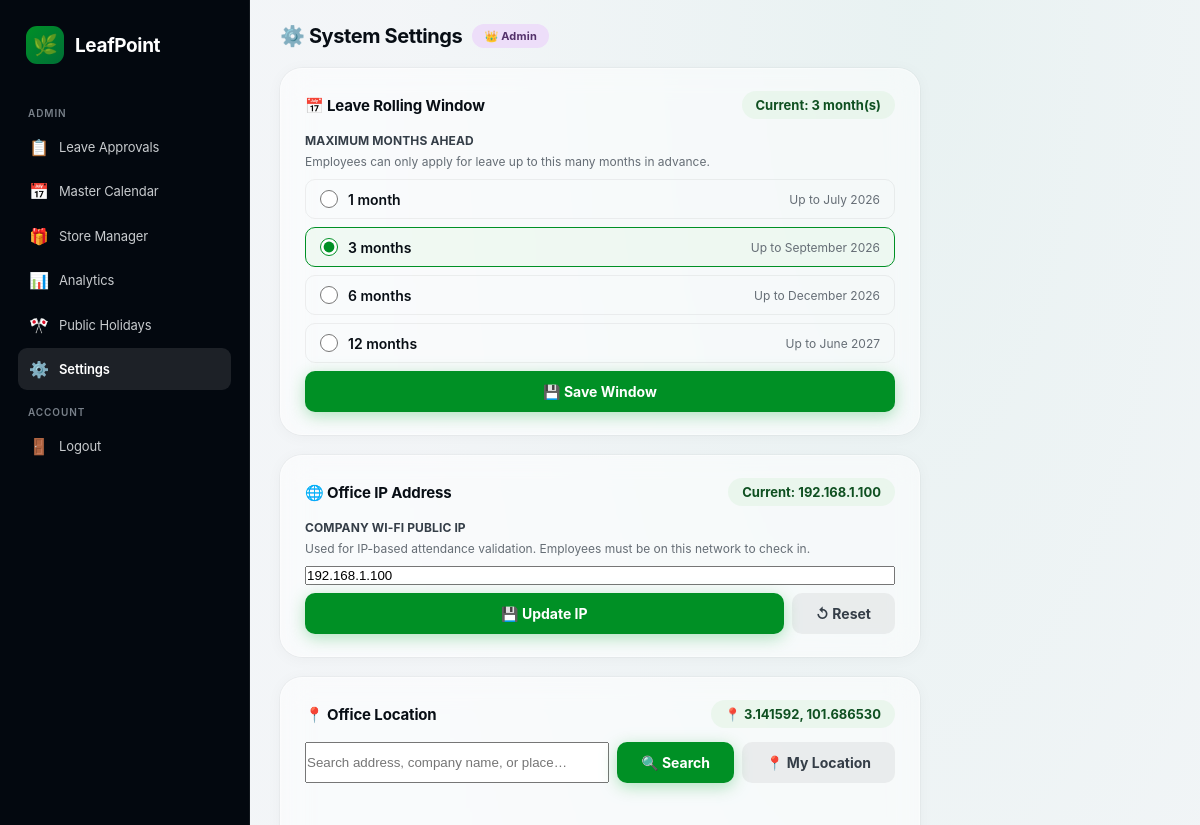
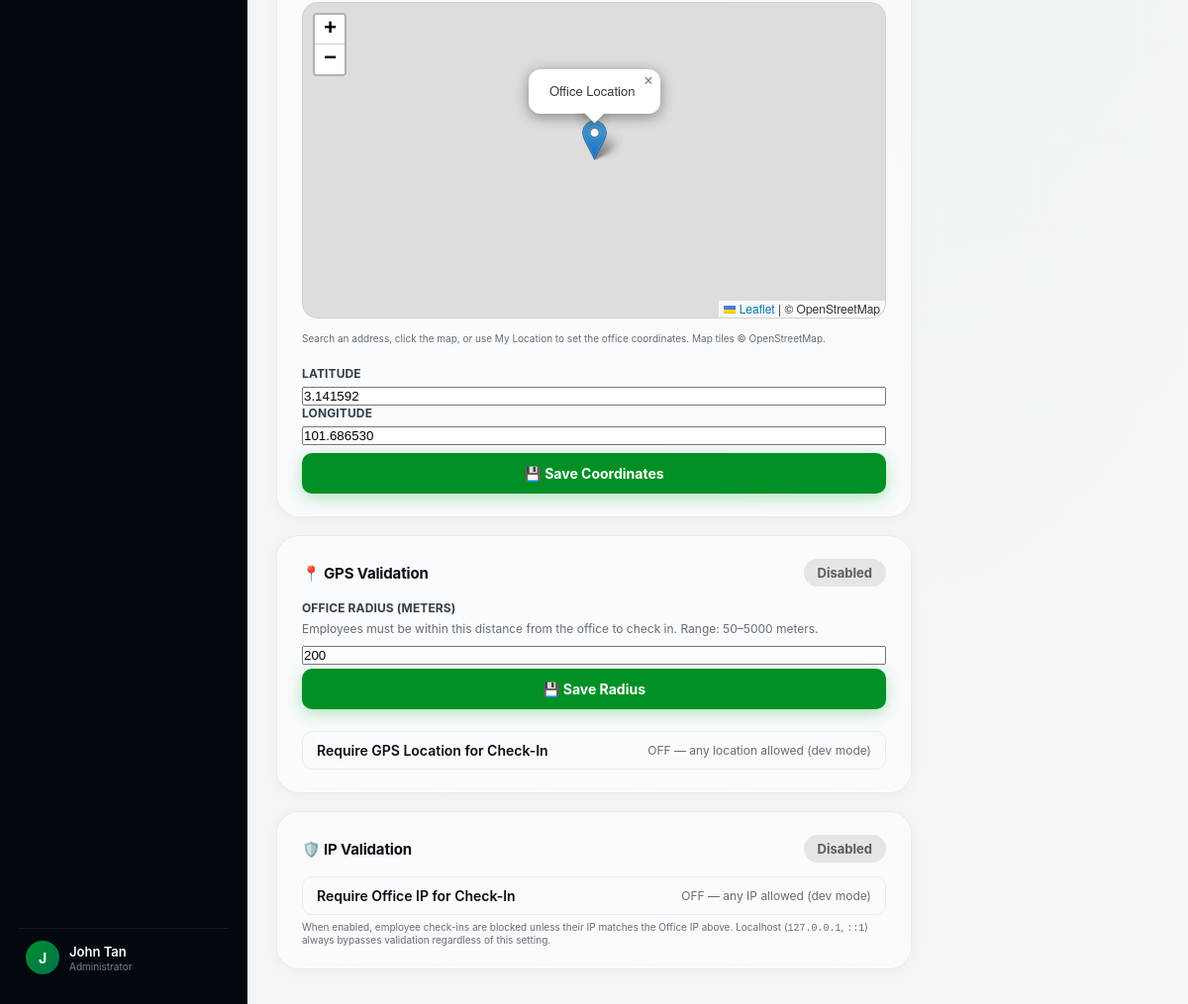
/Boss/settings.php (signed in), run on the app's committed database (2 pictures, top to bottom).
### tables this page shows
CREATE TABLE `system_settings` (
    `id` INT AUTO_INCREMENT PRIMARY KEY,
    `setting_key` VARCHAR(50) NOT NULL UNIQUE,
    `setting_value` VARCHAR(255) NOT NULL,
    `description` VARCHAR(255) NULL
);

### Boss/settings.php (the view, shortened to what this page needs)
<?php
require_once '../db.php';
$stmt = $pdo->query("SELECT setting_value FROM system_settings WHERE setting_key = 'leave_rolling_months'");
$current_rolling = (int)($stmt->fetchColumn() ?: 3);
$stmt = $pdo->query("SELECT setting_value FROM system_settings WHERE setting_key = 'office_ip'");
$current_ip = $stmt->fetchColumn() ?: '192.168.1.100';
$stmt = $pdo->query("SELECT setting_value FROM system_settings WHERE setting_key = 'office_lat'");
$current_lat = $stmt->fetchColumn() ?: '3.141592';
$stmt = $pdo->query("SELECT setting_value FROM system_settings WHERE setting_key = 'office_lng'");
$current_lng = $stmt->fetchColumn() ?: '101.686530';
$stmt = $pdo->query("SELECT setting_value FROM system_settings WHERE setting_key = 'office_radius'");
$current_radius = (int)($stmt->fetchColumn() ?: 200);
$stmt = $pdo->query("SELECT setting_value FROM system_settings WHERE setting_key = 'enable_ip_validation'");
$ip_validation_enabled = (int)($stmt->fetchColumn() ?: 0);
$stmt = $pdo->query("SELECT setting_value FROM system_settings WHERE setting_key = 'enable_gps_validation'");
$gps_validation_enabled = (int)($stmt->fetchColumn() ?: 0);
?>
<!doctype html>
<html lang="en">
<head>
</head>
<body>
  <div class="app">
    <?php include 'boss_sidebar.php'; ?>
    <main class="main">
      <div class="main-inner">
        <header class="topbar">
          <span class="title">⚙️ System Settings</span>
          <span class="admin-badge">👑 Admin</span>
        </header>
        <section class="card">
          <div class="card-header">
            <span class="card-title">📅 Leave Rolling Window</span>
            <span class="current-value">Current: <?= $current_rolling ?> month(s)</span>
          </div>
          <form method="POST">
            <div class="form-group">
              <label class="form-label">Maximum Months Ahead</label>
              <p style="font-size:12px;color:var(--muted);margin-bottom:4px;">Employees can only apply for leave up to this many months in advance.</p>
              <div class="radio-group" id="radio-group">
                <?php foreach ([1, 3, 6, 12] as $m): ?>
                <label class="radio-item <?= $current_rolling === $m ? 'selected' : '' ?>">
                  <input type="radio" name="leave_rolling_months" value="<?= $m ?>" <?= $current_rolling === $m ? 'checked' : '' ?>>
                  <span class="ri-label"><?= $m ?> month<?= $m > 1 ? 's' : '' ?></span>
                  <span class="ri-desc">Up to <?= date('F Y', strtotime("+{$m} months")) ?></span>
                </label>
                <?php endforeach; ?>
              </div>
            </div>
            <button type="submit" name="save_leave" class="btn btn-primary" style="width:100%;margin-top:8px;">💾 Save Window</button>
          </form>
        </section>
        <section class="card">
          <div class="card-header">
            <span class="card-title">🌐 Office IP Address</span>
            <span class="current-value">Current: <?= htmlspecialchars($current_ip) ?></span>
          </div>
          <form method="POST">
            <div class="form-group">
              <label class="form-label">Company Wi-Fi Public IP</label>
              <p style="font-size:12px;color:var(--muted);margin-bottom:4px;">Used for IP-based attendance validation. Employees must be on this network to check in.</p>
              <input type="text" name="office_ip" class="form-input"
                     value="<?= htmlspecialchars($current_ip) ?>"
                     placeholder="e.g. 192.168.1.100"
                     pattern="^(\d{1,3}\.){3}\d{1,3}$"
                     title="Enter a valid IPv4 address (e.g. 192.168.1.100)"
                     required>
            </div>
            <div style="display:flex;gap:8px;margin-top:8px;">
              <button type="submit" name="save_ip" class="btn btn-primary" style="flex:1;">💾 Update IP</button>
              <button type="button" class="btn" style="background:var(--border-subtle);color:var(--fg-secondary);"
                      onclick="document.querySelector('[name=office_ip]').value = '<?= htmlspecialchars($current_ip) ?>';">↺ Reset</button>
            </div>
          </form>
        </section>
        <section class="card">
          <div class="card-header">
            <span class="card-title">📍 Office Location</span>
            <span class="current-value">📍 <?= htmlspecialchars($current_lat) ?>, <?= htmlspecialchars($current_lng) ?></span>
          </div>
          <link rel="stylesheet" href="https://unpkg.com/leaflet@1.9.4/dist/leaflet.css" />
          <div style="display:flex;gap:8px;">
            <input type="text" id="search-input" class="form-input" placeholder="Search address, company name, or place…" style="flex:1;">
            <button type="button" id="search-btn" class="btn btn-primary" style="white-space:nowrap;">🔍 Search</button>
            <button type="button" id="locate-btn" class="btn" style="background:var(--border-subtle);color:var(--fg-secondary);white-space:nowrap;" title="Use my current location">📍 My Location</button>
          </div>
          <div id="search-status" style="font-size:11px;color:var(--muted);min-height:16px;"></div>
          <div id="map" style="height:320px;border-radius:var(--radius-md);border:1.5px solid var(--border-subtle);z-index:1;"></div>
          <p style="font-size:10px;color:var(--muted);">Search an address, click the map, or use My Location to set the office coordinates. Map tiles © OpenStreetMap.</p>
          <form method="POST" id="gps-form">
            <div class="form-row" style="margin-top:8px;">
              <div class="form-group">
                <label class="form-label">Latitude</label>
                <input type="text" class="form-input" id="lat-display" value="<?= htmlspecialchars($current_lat) ?>" readonly>
              </div>
              <div class="form-group">
                <label class="form-label">Longitude</label>
                <input type="text" class="form-input" id="lng-display" value="<?= htmlspecialchars($current_lng) ?>" readonly>
              </div>
            </div>
            <button type="submit" name="save_gps" class="btn btn-primary" style="width:100%;margin-top:8px;">💾 Save Coordinates</button>
          </form>
        </section>
        <section class="card">
          <div class="card-header">
            <span class="card-title">📍 GPS Validation</span>
            <span class="current-value" style="background:<?= $gps_validation_enabled ? 'oklch(92% 0.06 148)' : 'oklch(92% 0.003 250)' ?>;color:<?= $gps_validation_enabled ? 'oklch(36% 0.1 148)' : 'oklch(48% 0.005 250)' ?>;"><?= $gps_validation_enabled ? 'Enabled' : 'Disabled' ?></span>
          </div>
          <form method="POST">
            <div class="form-group">
              <label class="form-label">Office Radius (meters)</label>
              <p style="font-size:12px;color:var(--muted);margin-bottom:4px;">Employees must be within this distance from the office to check in. Range: 50–5000 meters.</p>
              <input type="number" name="office_radius" class="form-input" value="<?= $current_radius ?>" min="50" max="5000" required>
            </div>
            <button type="submit" name="save_radius" class="btn btn-primary" style="width:100%;margin-top:4px;">💾 Save Radius</button>
          </form>
          <form method="POST" style="margin-top:8px;">
            <label class="radio-item <?= $gps_validation_enabled ? 'selected' : '' ?>" style="cursor:pointer;">
              <span class="ri-label" style="flex:1;">Require GPS Location for Check-In</span>
              <span class="ri-desc"><?= $gps_validation_enabled ? 'ON — employees must be within ' . $current_radius . 'm' : 'OFF — any location allowed (dev mode)' ?></span>
            </label>
          </form>
        </section>
        <section class="card">
          <div class="card-header">
            <span class="card-title">🛡️ IP Validation</span>
            <span class="current-value" style="background:<?= $ip_validation_enabled ? 'oklch(92% 0.06 148)' : 'oklch(92% 0.003 250)' ?>;color:<?= $ip_validation_enabled ? 'oklch(36% 0.1 148)' : 'oklch(48% 0.005 250)' ?>;"><?= $ip_validation_enabled ? 'Enabled' : 'Disabled' ?></span>
          </div>
          <form method="POST">
            <label class="radio-item <?= $ip_validation_enabled ? 'selected' : '' ?>" style="cursor:pointer;">
              <span class="ri-label" style="flex:1;">Require Office IP for Check-In</span>
              <span class="ri-desc"><?= $ip_validation_enabled ? 'ON — employees must be on office WiFi' : 'OFF — any IP allowed (dev mode)' ?></span>
            </label>
            <p style="font-size:10px;color:var(--muted);margin-top:6px;">
              When enabled, employee check-ins are blocked unless their IP matches the Office IP above.
              Localhost (<code>127.0.0.1</code>, <code>::1</code>) always bypasses validation regardless of this setting.
            </p>
          </form>
        </section>
      </div>
    </main>
  </div>
</body>
</html>

### Boss/settings.php (style rules this page uses)
:root { --bg: oklch(96.5% 0.006 245); --bg-gradient: radial-gradient(ellipse at 70% 0%, oklch(90% 0.04 170 / 0.18), oklch(97% 0.004 245) 55%); --surface-glass: rgba(255, 255, 255, 0.52); --surface-glass-hover: rgba(255, 255, 255, 0.72); --surface-solid: #ffffff; --fg: oklch(16% 0.018 252); --fg-secondary: oklch(36% 0.022 250); --muted: oklch(53% 0.016 250); --border-glass: rgba(255, 255, 255, 0.38); --border-subtle: rgba(0, 0, 0, 0.055); --accent: oklch(56% 0.19 148); --accent-soft: oklch(74% 0.14 148); --accent-dark: oklch(48% 0.16 148); --accent-glow: oklch(62% 0.21 148 / 0.3); --gold: oklch(70% 0.19 82); --green-status: oklch(58% 0.17 142); --red-status: oklch(53% 0.22 22); --blue-info: oklch(56% 0.16 255); --sidebar-bg: oklch(13% 0.02 252); --sidebar-fg: oklch(84% 0.006 250); --sidebar-muted: oklch(60% 0.016 250); --radius-sm: 10px; --radius-md: 16px; --radius-lg: 22px; --shadow-card: 0 2px 16px rgba(0,0,0,0.04), 0 0 0 1px rgba(0,0,0,0.03); --shadow-card-hover: 0 6px 28px rgba(0,0,0,0.07), 0 0 0 1px rgba(0,0,0,0.04); --font-display: -apple-system, BlinkMacSystemFont, 'SF Pro Display', system-ui, sans-serif; --font-body: -apple-system, BlinkMacSystemFont, 'SF Pro Text', system-ui, sans-serif; --font-mono: 'SF Mono', ui-monospace, 'JetBrains Mono', Menlo, monospace; }
* { box-sizing: border-box; margin: 0; padding: 0; }
html, body { width: 100%; height: 100%; font-family: var(--font-body); color: var(--fg); background: var(--bg); -webkit-font-smoothing: antialiased; overflow: hidden; }
.app { display: flex; height: 100vh; width: 100%; }
.main { flex: 1; overflow-y: auto; overflow-x: hidden; background: var(--bg-gradient); display: flex; flex-direction: column; }
.main-inner { padding: 24px 30px 36px; display: flex; flex-direction: column; gap: 20px; max-width: 700px; width: 100%; }
.topbar { display: flex; align-items: center; gap: 10px; }
.topbar .title { font-family: var(--font-display); font-size: 20px; font-weight: 700; letter-spacing: -0.02em; }
.topbar .admin-badge { display: inline-flex; align-items: center; gap: 5px; padding: 5px 12px; border-radius: 999px; font-size: 11px; font-weight: 700; letter-spacing: 0.02em; background: oklch(92% 0.04 310); color: oklch(38% 0.1 310); white-space: nowrap; }
.card { background: var(--surface-glass); backdrop-filter: blur(14px); -webkit-backdrop-filter: blur(14px); border: 1px solid var(--border-glass); border-radius: var(--radius-lg); box-shadow: var(--shadow-card); padding: 22px 24px; display: flex; flex-direction: column; gap: 14px; transition: box-shadow 0.2s, background 0.2s; }
.card-header { display: flex; align-items: center; justify-content: space-between; gap: 10px; }
.card-title { font-family: var(--font-display); font-size: 15px; font-weight: 700; letter-spacing: -0.01em; }
.form-group { display: flex; flex-direction: column; gap: 6px; }
.form-label { font-size: 12px; font-weight: 700; color: var(--fg-secondary); text-transform: uppercase; letter-spacing: 0.01em; }
.radio-group { display: flex; flex-direction: column; gap: 8px; }
.radio-item { display: flex; align-items: center; gap: 10px; padding: 10px 14px; border-radius: var(--radius-sm); border: 1.5px solid var(--border-subtle); cursor: pointer; transition: all 0.15s; }
.radio-item.selected { border-color: var(--accent); background: oklch(94% 0.04 148 / 0.3); }
.radio-item input[type="radio"] { accent-color: var(--accent); width: 18px; height: 18px; cursor: pointer; }
.radio-item .ri-label { font-weight: 600; font-size: 14px; color: var(--fg); }
.radio-item .ri-desc { font-size: 12px; color: var(--muted); margin-left: auto; }
.current-value { display: inline-flex; align-items: center; gap: 6px; padding: 6px 14px; border-radius: 999px; font-size: 13px; font-weight: 700; background: oklch(93% 0.04 148 / 0.4); color: oklch(38% 0.1 148); }
.btn { padding: 12px 24px; border: none; border-radius: var(--radius-sm); font-family: var(--font-body); font-size: 14px; font-weight: 700; cursor: pointer; transition: all 0.2s; }
.btn-primary { background: var(--accent); color: #fff; box-shadow: 0 4px 16px var(--accent-glow); }

### data on the page
system_settings: setting_value "3", setting_value "☐ 1 month Up to July 2026", setting_value "☑ 3 months Up to September 2026", setting_value "☐ 6 months Up to December 2026", setting_value "☐ 12 months Up to June 2027"
system_settings: setting_value "192.168.1.100", office_ip "192.168.1.100"
system_settings: setting_value "3.141592"
system_settings: setting_value "101.686530"
system_settings: office_radius "200"

### other printed values
$item['icon'] "📋"
$item['label'] "Leave Approvals"
$item['icon'] "📅"
$item['label'] "Master Calendar"
$item['icon'] "🎁"
$item['label'] "Store Manager"
$item['icon'] "📊"
$item['label'] "Analytics"
$item['icon'] "🎌"
$item['label'] "Public Holidays"
$item['icon'] "⚙️"
$item['label'] "Settings"
$boss_initial "J"
$boss_name "John Tan"
$m "1"
